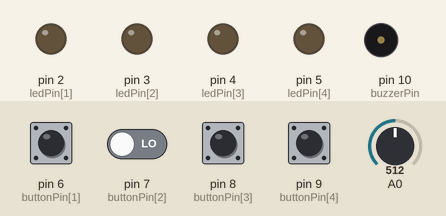
This sketch was run on a simulated Arduino Uno, built with avr-gcc and run on an emulated ATmega328P. Parts: output pins drawn as LEDs (lit = HIGH), buzzer (waves = sounding). The inputs (shaded band) are chosen by the test bench; at power-on: pin 6 (buttonPin[1]), pin 7 (buttonPin[2]), pin 8 (buttonPin[3]), pin 9 (buttonPin[4]) LOW, A0 = 512. Random numbers use the default seed unless the sketch sets one.

Above: at 1.7 s.
1.8 s: pin 6 (buttonPin[1]) pulled HIGH for 0.15 s
At 9.4 s:
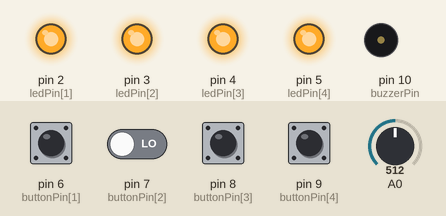
15.2 s: pin 6 (buttonPin[1]) driven HIGH and pin 7 (buttonPin[2]) driven HIGH
At 18.6 s:
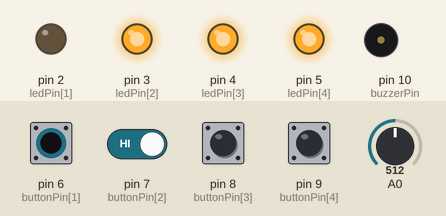
21.3 s: A0 set to 306
At 25.6 s:
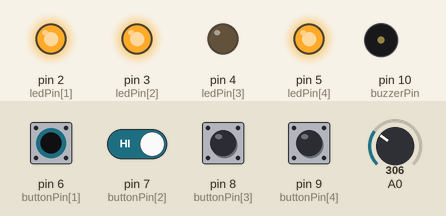
32.2 s: pin 6 (buttonPin[1]) driven LOW
48.9 s: pin 7 (buttonPin[2]) driven HIGH
Timing chart, 0 to 53.4 s (numbered marks = the images above; inputs shaded):
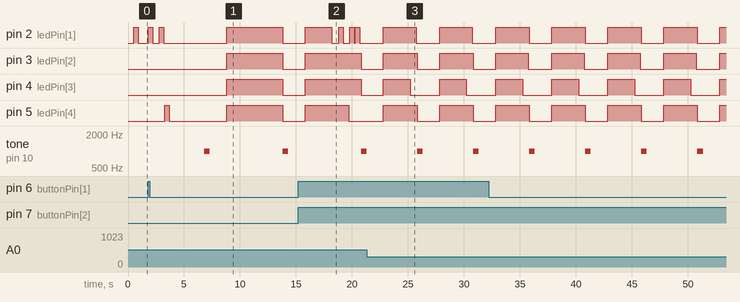

The sketch:

PaulaSilva.ino
```cpp
int buttonPin[] = {0, 6, 7, 8, 9};  // Pinos de entrada dos botões: 6, 7, 8, e 9
int ledPin[] = {0, 2, 3, 4, 5};  // Pinos dos LEDs: 2, 3, 4 e 5
int buzzerPin = 10;  // Pino do buzzer
int turnCount = 1;  // Contador de rodadas
int buttonState = 0;  // Verificador de estado do botão

const int maxTurns = 60;  // Número máximo de rodadas gerados aleatoriamente
byte randomArray[maxTurns]; // Array para armazenar a sequência aleatória
byte inputArray[maxTurns];  // Array para armazenar a entrada do usuário

boolean playedThisTurn = false;
boolean buttonPressed = false;

const unsigned long timeLimit = 3000;  // Tempo limite de 3 segundos para o jogador responder

void setup()
{
  // Configura os LEDs e botões
  for (int x = 1; x <= 4; x++) {
    pinMode(ledPin[x], OUTPUT);
    digitalWrite(ledPin[x], LOW);
    pinMode(buttonPin[x], INPUT);
  }

  pinMode(buzzerPin, OUTPUT);  // Buzzer como saída
  digitalWrite(buzzerPin, LOW); // Buzzer começa desligado

  // Gera a sequência aleatória inicial para o jogo
  randomArrayGen();
}

void loop()
{
  if (!playedThisTurn) {  // Não pressionou botão nessa rodada
    playedThisTurn = true;

    for (int x = 1; x <= turnCount; x++) {  // Faz a sequência de LEDs para a rodada atual
      LEDFeedback(ledPin[randomArray[x]]);
    }
  }

  for (int z = 1; z <= turnCount; z++) {  // Checa a entrada do jogador
    buttonCheck(z);
    buttonPressed = false;
  }
  turnCount++;  // Vai pra próxima rodada
  delay(500);
}

void randomArrayGen ()  // Função para gerar a sequência aleatória
{
  randomSeed(analogRead(0));  // Usa uma leitura do pino analógico 0 como semente para a sequência
  for (int x = 1; x < maxTurns; x++) {
    randomArray[x] = random(1, 5);
  }
  delay(500);
}

void LEDFeedback(int ledPin2) //criando a "piscada" ;)
{
  digitalWrite(ledPin2, HIGH);
  delay(400);
  digitalWrite(ledPin2, LOW);
  delay(100);
}

void buttonCheck(int inputNumber)  // Função para verificar a entrada do usuário
{
  unsigned long startTime = millis();  // relógio na tela, tempo começa a contar

  while (!buttonPressed) {  // Continua vendo se nenhum botão foi pressionado
    if (millis() - startTime > timeLimit) {  // Se o tempo limite foi ultrapassado
      fail();  // Chama a função de falha e acaba o jogo
      return;
    }

    for (int y = 1; y <= 4; y++) {
      buttonState = digitalRead(buttonPin[y]);
      if (buttonState == HIGH) { // se o botão tiver sido pressionado

        LEDFeedback(ledPin[y]);  // Liga o LED correspondente
        inputArray[inputNumber] = y;

        playedThisTurn = false;
        buttonPressed = true;

        if (inputArray[inputNumber] == randomArray[inputNumber]) {
          // Se a entrada do usuário corresponde à sequência
          return;  // Continua para a próxima rodada
        } else {
          fail();  // Se a entrada estiver incorreta, chama a função de falha
          return;
        }
      }
    }
  }
  delay(200);
}

void fail()  // Função chamada quando o jogador erra a sequência ou o tempo limite é ultrapassado
{
  tone(buzzerPin, 1000, 500);

  for (int x = 1; x <= 4; x++) {
    digitalWrite(ledPin[x], LOW);  // Liga todos os LEDs
  }
  delay(2000);
  turnCount = 0;  // Reinicia o jogo

  for (int x = 1; x <= 4; x++) {
    digitalWrite(ledPin[x], HIGH);  // Desliga todos os LEDs
  }
  delay(1000);
  randomArrayGen();  // Gera uma nova sequência
}
```

Measured:
- by itself, pin 2 (ledPin[1]), pin 5 (ledPin[4]): alternates HIGH for 3.0 s and LOW for 2.0 s
- by itself, pin 3 (ledPin[2]): alternates HIGH for 2.9 s and LOW for 2.1 s
- by itself, pin 4 (ledPin[3]): alternates HIGH for 2.4 s and LOW for 2.6 s
- by itself, tone on pin 10 (buzzerPin): alternates 1000 Hz for 0.50 s and silent for 4.5 s
